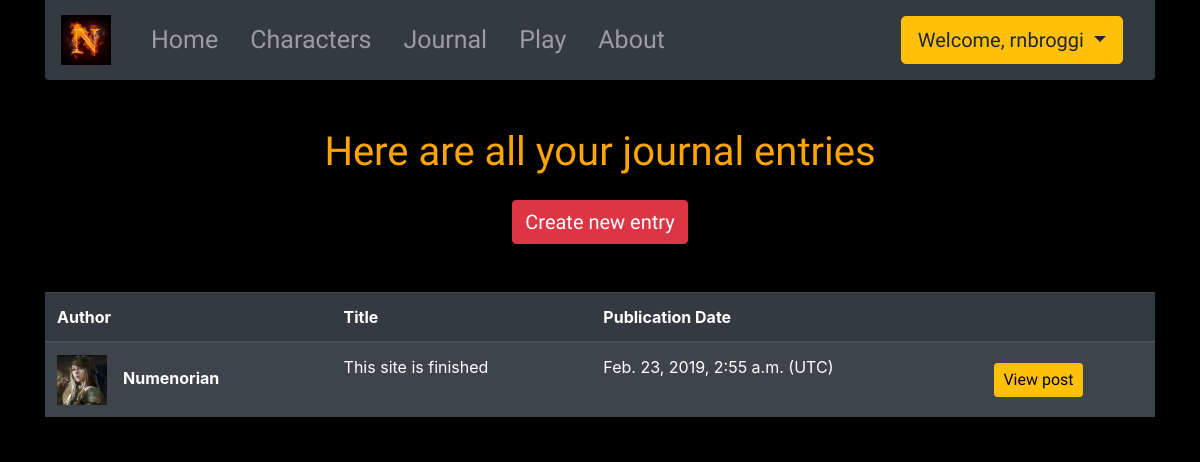
Screenshot of /journal/entries/ (signed in) with the database file from the repository.
### journal/models.py (models this page shows, shortened)
class Post(models.Model):
    user = models.ForeignKey(settings.AUTH_USER_MODEL, on_delete=models.CASCADE)
    character = models.ForeignKey('characters.Character', on_delete=models.CASCADE, null=True)
    title = models.CharField(max_length=70)
    text = models.TextField()
    published_date = models.DateTimeField(blank=True, null=True, auto_now=True)
    class Meta:
        ordering = ["-published_date"]

### characters/models.py (models this page shows, shortened)
class Character(models.Model):
    user = models.ForeignKey(settings.AUTH_USER_MODEL, on_delete=models.CASCADE)
    name = models.CharField(max_length=14, unique=True, null=True)
    race = models.ForeignKey('Race', on_delete=models.CASCADE)
    MALE = 'M'
    FEMALE = 'F'
    GENDER_CHOICES = (
        (MALE, 'Male'),
        (FEMALE, 'Female')
    )
    gender = models.CharField(max_length=1, choices=GENDER_CHOICES, default=MALE)
    image = models.ImageField(blank=True, default=0)
    char_class = models.ForeignKey('Class', on_delete=models.CASCADE)
    description = models.TextField(max_length=400, blank=True)
    enemy = models.ForeignKey('Enemy', on_delete=models.CASCADE, null=True)
    def __str__(self):
        return self.name

### journal/views.py (the view)
# urls.py: path('entries/', views.PostListView.as_view(), name='entries'),
class PostListView(LoginRequiredMixin, ListView):
    model = Post
    paginate_by = 50
    def get_queryset(self):
        return self.model.objects.filter(user=self.request.user)

### journal/templates/journal/post_list.html (shortened to what this page needs)
{% extends 'base.html' %}
{% load bootstrap3 %}
{% block content %}
    <div class="mt-5 sub-bg">
        {% if post_list %}
            <h1 class="mb-4 textclass text-center">Here are all your journal entries</h1>
            <div class="text-center mb-5">
                <a href="{% url 'journal:create' %}"><h1 class="btn btn-danger textclass danger-button">Create new
                    entry</h1></a>
            </div>
            <table class="table table-striped table-dark entry-sumary">
                <thead>
                <tr>
                    <th scope="col">Author</th>
                    <th scope="col">Title</th>
                    <th scope="col">Publication Date</th>
                    <th></th>
                </tr>
                </thead>
                <tbody>
                {% for post in post_list %}
                    <tr>
                        <th><img src="{{ post.character.image.url }}" alt="Character profile pic" height="50px"
                                 width="50px"><span class="ml-3">{{ post.character }}</span></th>
                        <td><a href="{{ post.pk }}">{{ post.title }}</a></td>
                        <td>{{ post.published_date }} (UTC)</td>
                        <td><a href="{{ post.pk }}" class="btn btn-warning btn-sm mt-2">View post</a></td>
                    </tr>
                {% endfor %}
                </tbody>
            </table>
            <hr>
        {% endif %}
    </div>
{% endblock %}

### templates/base.html (shortened to what this page needs)
<!DOCTYPE html>
{% load staticfiles %}
<html lang="en">
<head>
    <link rel="stylesheet" href="https://stackpath.bootstrapcdn.com/bootstrap/4.2.1/css/bootstrap.min.css"
>
    <link rel="stylesheet" href="{% static 'project_nico/css/master.css' %}">
    <link rel="stylesheet" href="{% static 'project_nico/css/formstyle.css' %}">
    <link rel="stylesheet" href="{% static 'project_nico/css/character_list_style.css' %}">
    <link rel="stylesheet" href="{% static 'project_nico/css/post_list_style.css' %}">
    <link rel="stylesheet" href="{% static 'project_nico/css/poststyle.css' %}">
    <link rel="stylesheet" href="{% static 'project_nico/css/rpgstyle.css' %}">
</head>
<body class="bg">
<div class="container">
    <nav class="navbar navbar-expand-lg navbar-dark bg-dark rounded-bottom mb-5 ">
        <a class="navbar-brand" href="{% url 'home' %}"><img src="{% static 'project_nico/images/n.jpg' %}" alt="Brand"
                                                             hight="50px" width="50px"></a>
        <div class="collapse navbar-collapse" id="navbarNavAltMarkup">
            <div class="navbar-nav">
                <a class="nav-item nav-link ml-3" href="{% url 'home' %}">Home </a>
                {% if user.is_authenticated %}
                    <div class="dropdown characters-class" style="cursor: pointer">
                        <a class="nav-item nav-link ml-3" id="characters-dropdown"
                           data-toggle="dropdown" aria-haspopup="true" aria-expanded="false">Characters</a>
                    </div>
                    <a class="nav-item nav-link ml-3" href="{% url 'journal:journal' %}">Journal</a>
                    <a class="nav-item nav-link ml-3" href="{% url 'rpg:rpg' %}">Play</a>
                    <a class="nav-item nav-link ml-3" href="{% url 'about' %}">About</a>
                {% else %}
                    <a class="nav-item nav-link" href="{% url 'accounts:signup' %}">Sing up</a>
                    <a class="nav-item nav-link" href="{% url 'accounts:login' %}">Login</a>
                    <a class="nav-item nav-link" style="margin-left: 650px" href="{% url 'about' %}">About</a>
                {% endif %}
            </div>
        </div>
        {% if user.is_authenticated %}
            <div class="nav-item nav-link dropdown">
                <button class="btn btn-warning dropdown-toggle btn-lg" type="button" id="dropdownMenuButton"
                        data-toggle="dropdown" aria-haspopup="true" aria-expanded="false">
                    Welcome, {{ user.username }}
                </button>
            </div>
        {% endif %}
    </nav>
    {% block content %}
    {% endblock %}
</div>
</body>
</html>

### static/project_nico/css/master.css (style rules this page uses)
* { margin: 0; padding: 0; }
body { background-color: #000; color: white; overflow: scroll; margin: 0; }
.bg { top: 0; left: 0; width: 100vw; height: 100vh; background-image: url(http://78.media.tumblr.com/9951ca2e7e884a48ca5b5269f5514cd6/tumblr_nwjrkxWOcd1tslewgo1_500.gif); background-size: 100%; background-position: left bottom; }
.sub-bg { background-color: rgba(0, 0, 0, 0.1); }
.navbar { font-family: 'MedievalSharp', cursive; font-size: 25px; }
.textclass { font-family: 'Almendra', serif; color: orange; }
h1, h3 { margin: 0; }

### static/project_nico/css/character_list_style.css (style rules this page uses)
.danger-button { font-size: 20px; color: white; }

### static/project_nico/css/post_list_style.css (style rules this page uses)
.entry-sumary a { color: inherit; }
.entry-sumary .btn { color: black; font-family: 'MedievalSharp', cursive; font-size: 16px; }

### rows the page displays
Post: character.image (picture), character "Numenorian", title "This site is finished", published_date "Feb. 23, 2019, 2:55 a.m."

### other values shown
{{ user.username }} "rnbroggi"
